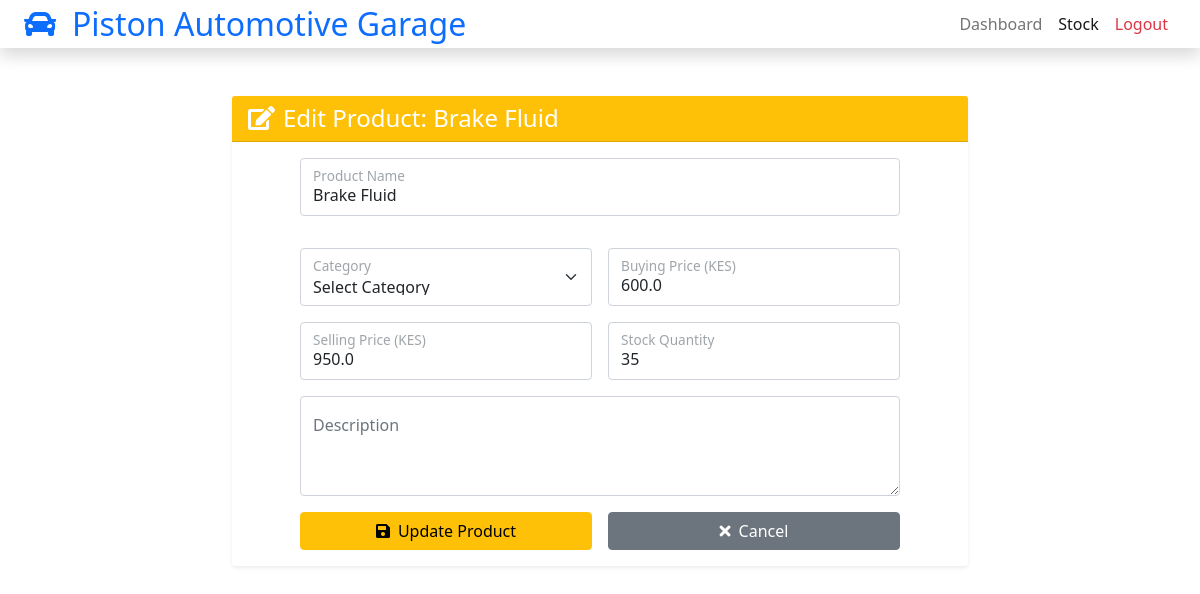
/admin/stock/edit/7 (signed in), run on the app's committed database.
### dbservice.py (models this page shows)
class Product(db.Model):
    id = db.Column(db.Integer, primary_key=True)
    name = db.Column(db.String(100), nullable=False)
    description = db.Column(db.Text, nullable=True)
    buying_price = db.Column(db.Float, nullable=False)
    selling_price = db.Column(db.Float, nullable=False)
    stock_quantity = db.Column(db.Integer, nullable=False)

### main.py (the view, shortened to what this page needs)
@app.route('/admin/stock/edit/<int:product_id>', methods=['GET', 'POST'])
@login_required(UserRole.ADMIN)
def edit_product(product_id):
    product = Product.query.get_or_404(product_id)
    return render_template('edit_product.html', product=product)

### main.py (called while the page is built)
def login_required(role: UserRole | None = None):
    def decorator(view_func):
        @wraps(view_func)
        def wrapped(*args, **kwargs):
            username = session.get('username')
            if not username:
                flash('Please log in to continue.', 'warning')
                return redirect(url_for('login'))
            user = User.query.filter_by(username=username).first()
            if not user:
                session.pop('username', None)
                flash('Account not found. Please log in again.', 'warning')
                return redirect(url_for('login'))
            if role is not None and user.role != role:
                flash('Access denied. Insufficient permissions.', 'danger')
                return redirect(url_for('login'))
            return view_func(*args, **kwargs)
        return wrapped
    return decorator

### Templates/edit_product.html (shortened to what this page needs)
<!DOCTYPE html>
<html lang="en">
<head>
    <link href="https://cdn.jsdelivr.net/npm/bootstrap@5.0.0/dist/css/bootstrap.min.css" rel="stylesheet">
    <link href="https://cdnjs.cloudflare.com/ajax/libs/font-awesome/5.10.0/css/all.min.css" rel="stylesheet">
</head>
<body>
    <nav class="navbar navbar-expand-lg navbar-light bg-white shadow sticky-top p-0">
        <div class="container-fluid px-4">
            <a href="{{ url_for('admin_dashboard') }}" class="navbar-brand d-flex align-items-center">
                <h2 class="m-0 text-primary"><i class="fa fa-car me-3"></i>Piston Automotive Garage</h2>
            </a>
            <div class="navbar-nav ms-auto">
                <a href="{{ url_for('admin_dashboard') }}" class="nav-item nav-link">Dashboard</a>
                <a href="{{ url_for('admin_stock') }}" class="nav-item nav-link active">Stock</a>
                <a href="{{ url_for('logout') }}" class="nav-item nav-link text-danger">Logout</a>
            </div>
        </div>
    </nav>
    <div class="container py-5">
        <div class="row justify-content-center">
            <div class="col-lg-8">
                <div class="card border-0 shadow-sm">
                    <div class="card-header bg-warning text-white">
                        <h4 class="mb-0">
                            <i class="fa fa-edit me-2"></i>Edit Product: {{ product.name }}
                        </h4>
                    </div>
                    <div class="card-body">
                        <form method="POST" class="product-form">
                            <div class="row g-3">
                                <div class="col-12">
                                    <div class="form-floating mb-3">
                                        <input type="text" class="form-control" id="name" name="name" value="{{ product.name }}" placeholder="Product Name" required>
                                        <label for="name">Product Name</label>
                                    </div>
                                </div>
                                <div class="col-md-6">
                                    <div class="form-floating mb-3">
                                        <select class="form-select" id="category" name="category" required>
                                            <option value="">Select Category</option>
                                        </select>
                                        <label for="category">Category</label>
                                    </div>
                                </div>
                                <div class="col-md-6">
                                    <div class="form-floating mb-3">
                                        <input type="number" step="0.01" class="form-control" id="buying_price" name="buying_price" value="{{ product.buying_price }}" placeholder="0.00" required>
                                        <label for="buying_price">Buying Price (KES)</label>
                                    </div>
                                </div>
                            </div>
                            <div class="row g-3">
                                <div class="col-md-6">
                                    <div class="form-floating mb-3">
                                        <input type="number" step="0.01" class="form-control" id="selling_price" name="selling_price" value="{{ product.selling_price }}" placeholder="0.00" required>
                                        <label for="selling_price">Selling Price (KES)</label>
                                    </div>
                                </div>
                                <div class="col-md-6">
                                    <div class="form-floating mb-3">
                                        <input type="number" class="form-control" id="stock_quantity" name="stock_quantity" value="{{ product.stock_quantity }}" placeholder="0" required>
                                        <label for="stock_quantity">Stock Quantity</label>
                                    </div>
                                </div>
                            </div>
                            <div class="row g-3">
                                <div class="col-12">
                                    <div class="form-floating mb-3">
                                        <textarea class="form-control" id="description" name="description" placeholder="Product description (optional)" style="height: 100px;">{{ product.description or '' }}</textarea>
                                        <label for="description">Description</label>
                                    </div>
                                </div>
                            </div>
                            <div class="row g-3">
                                <div class="col-6">
                                    <button type="submit" class="btn btn-warning w-100">
                                        <i class="fa fa-save me-2"></i>Update Product
                                    </button>
                                </div>
                                <div class="col-6">
                                    <a href="{{ url_for('admin_stock') }}" class="btn btn-secondary w-100">
                                        <i class="fa fa-times me-2"></i>Cancel
                                    </a>
                                </div>
                            </div>
                        </form>
                    </div>
                </div>
            </div>
        </div>
    </div>
</body>
</html>

### Templates/edit_product.html (style rules this page uses)
.product-form { max-width: 600px; margin: 0 auto; }
.form-floating label { color: #6c757d; }

### data on the page
Product: name "Brake Fluid", buying_price "600.0", selling_price "950.0", stock_quantity "35"
